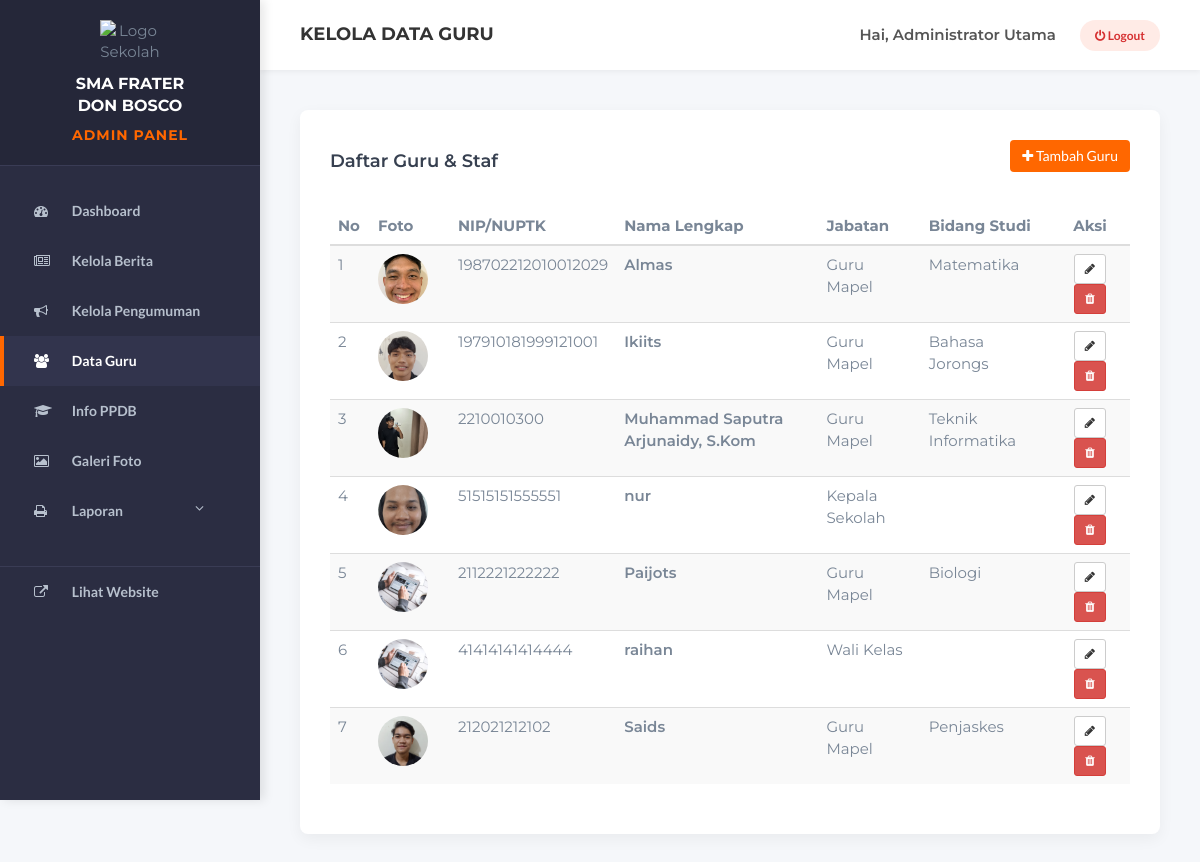
Screenshot of /admin/guru.php (signed in) with the database file from the repository.
### tables this page shows
CREATE TABLE `guru_staf` (
  `id_guru` int(11) NOT NULL,
  `nip` varchar(50) DEFAULT NULL,
  `nama_lengkap` varchar(100) NOT NULL,
  `jabatan` varchar(50) NOT NULL,
  `bidang_studi` varchar(100) NOT NULL,
  `email` varchar(100) DEFAULT NULL,
  `foto` varchar(255) DEFAULT NULL
);

### controllers/AdminGuruController.php (called while the page is built, shortened)
<?php
require_once __DIR__ . '/../models/GuruModel.php';
class AdminGuruController {
    public function index() {
        $model = new GuruModel();
        $data_guru = $model->getAllGuru();
        require_once '../views/admin/guru_index.php';
    }
}
?>

### models/GuruModel.php (called while the page is built, shortened)
<?php
require_once 'Database.php';
class GuruModel extends Database {
    public function getAllGuru() {
        $sql = "SELECT * FROM guru_staf ORDER BY nama_lengkap ASC";
        $query = $this->query($sql);
        $hasil = [];
        while ($row = mysqli_fetch_assoc($query)) {
            $hasil[] = $row;
        }
        return $hasil;
    }
}
?>

### models/Database.php (called while the page is built, shortened)
<?php
require_once __DIR__ . '/../Koneksi Database/koneksi.php';
class Database {
    protected $koneksi;
    public function __construct() {
        global $koneksi;
        $this->koneksi = $koneksi;
    }
    public function query($sql) {
        return mysqli_query($this->koneksi, $sql);
    }
}
?>

### views/admin/guru_index.php (the view, shortened to what this page needs)
<?php
require_once 'template/header.php';
require_once 'template/sidebar.php';
?>
<div class="main-content">
    <?php require_once 'template/topbar.php'; ?>
    <div class="content-wrapper">
        <div class="card-box">
            <div class="row" style="margin-bottom: 20px;">
                <div class="col-md-6"><h4>Daftar Guru & Staf</h4></div>
                <div class="col-md-6 text-right">
                    <a href="guru.php?aksi=tambah" class="btn btn-orange"><i class="fa fa-plus"></i> Tambah Guru</a>
                </div>
            </div>
            <div class="table-responsive">
                <table class="table table-hover table-striped">
                    <thead>
                        <tr>
                            <th width="5%">No</th>
                            <th width="10%">Foto</th>
                            <th>NIP/NUPTK</th>
                            <th>Nama Lengkap</th>
                            <th>Jabatan</th>
                            <th>Bidang Studi</th>
                            <th width="10%" class="text-center">Aksi</th>
                        </tr>
                    </thead>
                    <tbody>
                        <?php
                        $no = 1;
                        if (count($data_guru) > 0) {
                            foreach ($data_guru as $g) {
                                $img_path = "uploads/guru/" . $g['foto'];
                                if(empty($g['foto']) || !file_exists("../admin/" . $img_path)) {
                                    $img_show = "../img/course01.jpg";
                                } else {
                                    $img_show = $img_path;
                                }
                        ?>
                        <tr>
                            <td><?php echo $no++; ?></td>
                            <td><img src="<?php echo $img_show; ?>" width="50" style="border-radius: 50%; height: 50px; object-fit: cover;"></td>
                            <td><?php echo htmlspecialchars($g['nip']); ?></td>
                            <td style="font-weight:600;"><?php echo htmlspecialchars($g['nama_lengkap']); ?></td>
                            <td><?php echo htmlspecialchars($g['jabatan']); ?></td>
                            <td><?php echo htmlspecialchars($g['bidang_studi']); ?></td>
                            <td class="text-center">
                                <a href="guru.php?aksi=edit&id=<?php echo $g['id_guru']; ?>" class="btn btn-sm btn-default"><i class="fa fa-pencil"></i></a>
                                <a href="guru.php?aksi=hapus&id=<?php echo $g['id_guru']; ?>" class="btn btn-sm btn-danger" onclick="return confirm('Hapus data guru ini?')"><i class="fa fa-trash"></i></a>
                            </td>
                        </tr>
                        <?php
                            }
                        } else {
                            echo "<tr><td colspan='7' class='text-center'>Belum ada data guru.</td></tr>";
                        }
                        ?>
                    </tbody>
                </table>
            </div>
        </div>
    </div>
</div>
<?php require_once 'template/footer.php'; ?>

### css/style.css (style rules this page uses)
body { font-family: 'Montserrat', sans-serif; font-size: 15px; font-weight: 400; color: #798696; overflow-x:hidden; }
h1,h2,h3,h4,h5,h6 { margin-top: 12px; margin-bottom: 15px; font-weight: 600; color: #374050; }
h4 { font-size:18px; }
a { font-family: 'Lato', sans-serif; color: #374050; font-weight: 700; }

### views/admin/template/header.php (style rules this page uses)
body { background-color: #f5f7fa; font-family: 'Montserrat', sans-serif; padding-top: 0; }
.main-content { margin-left: 260px; transition: all 0.3s; }
.content-wrapper { padding: 40px; }
.card-box { background: #fff; padding: 30px; border-radius: 8px; box-shadow: 0 5px 15px rgba(0,0,0,0.05); }
.btn-orange { background: #FF6700; color: #fff; border: none; }

### rows the page displays
guru_staf: foto (picture), nip "198702212010012029", nama_lengkap "Almas", jabatan "Guru Mapel", bidang_studi "Matematika"
guru_staf: foto (picture), nip "197910181999121001", nama_lengkap "Ikiits", jabatan "Guru Mapel", bidang_studi "Bahasa Jorongs"
guru_staf: foto (picture), nip "2210010300", nama_lengkap "Muhammad Saputra Arjunaidy, S.Kom", jabatan "Guru Mapel", bidang_studi "Teknik Informatika"
guru_staf: foto (picture), nip "51515151555551", nama_lengkap "nur", jabatan "Kepala Sekolah"
guru_staf: nip "2112221222222", nama_lengkap "Paijots", jabatan "Guru Mapel", bidang_studi "Biologi"
guru_staf: nip "41414141414444", nama_lengkap "raihan", jabatan "Wali Kelas"
guru_staf: foto (picture), nip "212021212102", nama_lengkap "Saids", jabatan "Guru Mapel", bidang_studi "Penjaskes"

### other values shown
$title "KELOLA DATA GURU"
$_SESSION['admin_nama'] "Administrator Utama"
